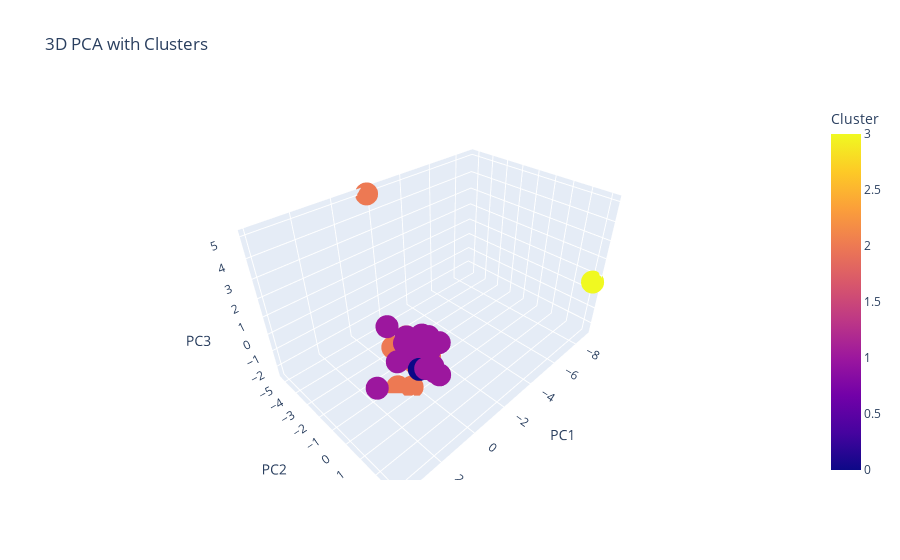

The notebook cell saved with this chart:
### Code cell
df_tot, states = prep_data(BA_US_knn_text)
df_clustering = prep_PCA_data(df_tot)
kmeans = KMeans(n_clusters=4, random_state=42) #we choose 5 clusters
df_pca_clusters = kmeans.fit_predict(df_clustering)
    
    #crush into 3D for visualisation
pca_3d = PCA(n_components=3)
df_pca_3d = pca_3d.fit_transform(df_clustering) 

    # Step 2: Create a DataFrame with the PCA components, clusters, and state labels
df_pca_3d_df = pd.DataFrame(df_pca_3d, columns=['PC1', 'PC2', 'PC3'])
df_pca_3d_df['Cluster'] = df_pca_clusters  # Add the cluster labels to the DataFrame
df_pca_3d_df['State'] = states

    # Step 3: Create an interactive 3D scatter plot using Plotly
fig = px.scatter_3d(df_pca_3d_df, x='PC1', y='PC2', z='PC3', color='Cluster', 
                        title="3D PCA with Clusters", 
                        labels={'State': 'State'},
                        hover_data={'State': True, 'PC1': False, 'PC2': False, 'PC3': False, 'Cluster': False}) 

    # Show the plot
fig.show()

states_in_clusters = df_pca_3d_df.groupby('Cluster')['State'].apply(list)

    # Print the states in each cluster
for cluster, states in states_in_clusters.items():
    print(f"Cluster {cluster}: {states}")

### Figure 1 — Plotly figure (JSON) as saved in the notebook; plotly's stock layout.template omitted (floating-point values rounded to 4 significant figures)
{"data": [{"customdata": [["Alabama", 2], ["Alaska", 1], ["Arizona", 2], ["Arkansas", 1], ["California", 1], ["Colorado", 1], ["Connecticut", 1], ["Delaware", 1], ["Florida", 2], ["Georgia", 1], ["Hawaii", 1], ["Idaho", 2], ["Illinois", 1], ["Indiana", 2], ["Iowa", 2], ["Kansas", 1], ["Kentucky", 1], ["Louisiana", 1], ["Maine", 0], ["Maryland", 1], ["Massachusetts", 1], ["Michigan", 1], ["Minnesota", 1], ["Mississippi", 1], ["Missouri", 1], ["Montana", 1], ["Nebraska", 2], ["Nevada", 2], ["New Hampshire", 1], ["New Jersey", 1], ["New Mexico", 1], ["New York", 1], ["North Carolina", 1], ["North Dakota", 2], ["Ohio", 1], ["Oklahoma", 1], ["Oregon", 1], ["Pennsylvania", 1], ["Rhode Island", 1], ["South Carolina", 1], ["South Dakota", 1], ["Tennessee", 1], ["Texas", 1], ["Utah", 3], ["Vermont", 1], ["Virginia", 1], ["Washington", 1], ["West Virginia", 1], ["Wisconsin", 1], ["Wyoming", 2]], "hovertemplate": "State=%{customdata[0]}<extra></extra>", "legendgroup": "", "marker": {"color": [2, 1, 2, 1, 1, 1, 1, 1, 2, 1, 1, 2, 1, 2, 2, 1, 1, 1, 0, 1, 1, 1, 1, 1, 1, 1, 2, 2, 1, 1, 1, 1, 1, 2, 1, 1, 1, 1, 1, 1, 1, 1, 1, 3, 1, 1, 1, 1, 1, 2], "coloraxis": "coloraxis", "symbol": "circle"}, "mode": "markers", "name": "", "scene": "scene", "showlegend": false, "type": "scatter3d", "x": [-0.1763, 1.876, -0.3364, -0.1835, 0.1089, 0.006583, 0.3472, 1.209, 0.06676, 0.2826, -0.008951, -1.393, 0.08159, 0.1013, -0.1835, 0.2421, -0.04427, 0.2993, 0.8474, 0.3868, 0.3769, -0.2317, 0.4535, -0.6339, 0.1676, -0.0665, 0.3244, -0.6286, -0.175, 0.1959, -0.01849, 0.2177, 0.6091, -1.732, 0.00345, 0.1897, 0.105, 0.1282, -0.03095, 0.06835, 3.813, -0.2198, 0.1076, -8.917, 0.4088, 0.1006, -0.1278, 1.102, 0.1399, 0.7396], "y": [0.4792, 2.491, -0.371, -0.1208, -0.3288, -0.3823, 0.8205, -0.5323, -0.4389, -0.4367, 0.6235, -2.554, -0.2677, -0.2054, -0.5714, 1.112, 0.1665, 0.2502, 0.9498, 0.1599, 0.5436, 0.06209, 0.4627, -0.06373, -0.2043, 1.211, -0.2266, -2.734, -0.01454, -0.3894, 1.25, 0.0939, 0.2605, -5.23, -0.1308, 1.224, -0.09743, 0.03014, -0.3603, -0.8944, 2.187, 0.4319, 0.05919, 3.149, 0.3647, -0.1438, -0.9813, -0.1693, 0.2334, -0.7653], "z": [-0.2695, 1.839, -0.3357, -0.2135, 0.1054, -0.2243, 0.2758, 1.614, -0.6112, -0.6449, 0.1949, -1.779, -0.4326, -0.9423, -0.9903, -0.1408, 0.8247, 0.7536, -0.02284, 0.01016, 0.5262, -0.5502, 0.1312, 0.2323, -0.1382, -0.8175, -2.369, -2.135, -0.4974, -0.3769, 1.095, 0.1968, 0.2475, 5.05, 0.01686, -0.4647, -0.5076, -0.2477, 0.03067, -0.2417, 2.074, 0.5143, 0.3026, 0.7122, 0.6527, 0.2654, -0.03986, -0.1824, -0.03522, -2.453]}], "layout": {"coloraxis": {"colorbar": {"title": {"text": "Cluster"}}, "colorscale": [[0, "#0d0887"], [0.1111, "#46039f"], [0.2222, "#7201a8"], [0.3333, "#9c179e"], [0.4444, "#bd3786"], [0.5556, "#d8576b"], [0.6667, "#ed7953"], [0.7778, "#fb9f3a"], [0.8889, "#fdca26"], [1, "#f0f921"]]}, "legend": {"tracegroupgap": 0}, "scene": {"domain": {"x": [0, 1], "y": [0, 1]}, "xaxis": {"title": {"text": "PC1"}}, "yaxis": {"title": {"text": "PC2"}}, "zaxis": {"title": {"text": "PC3"}}}, "title": {"text": "3D PCA with Clusters"}}}
